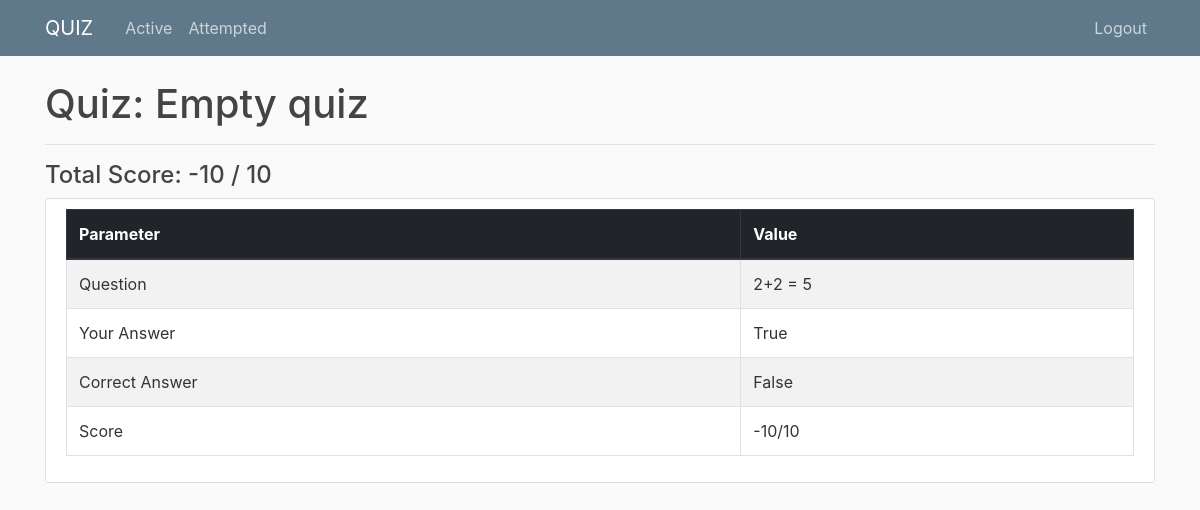
The page /attempt/26/result/ (signed in) on the database as committed earlier.
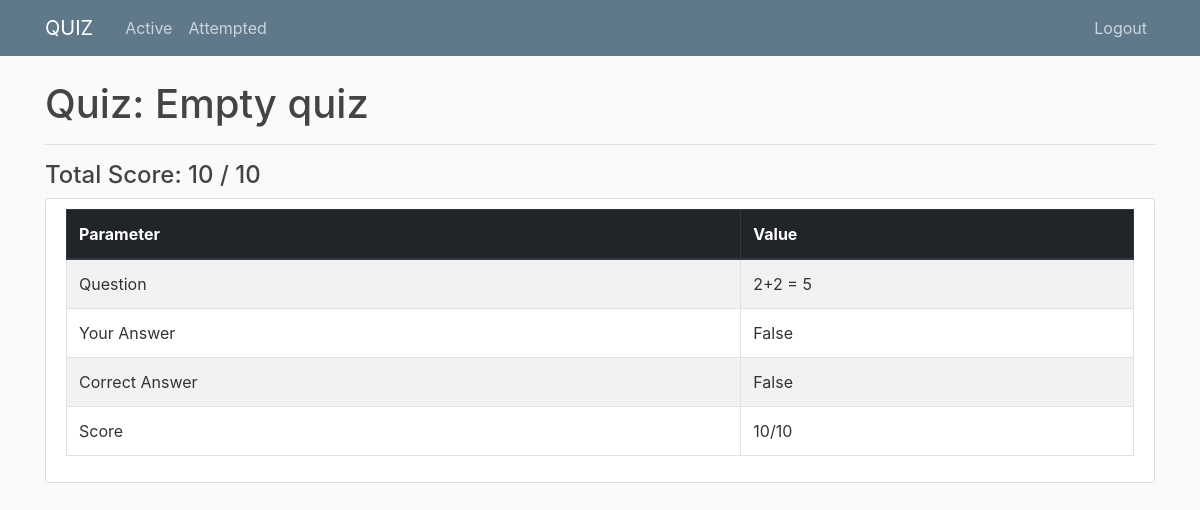
The same page on the database as committed later.
### quiz/models.py (models this page shows, shortened)
class Questionaire(models.Model):
    title = models.CharField(max_length=100)
    description = models.CharField(max_length=500, blank=True)
    author = models.ForeignKey(User, on_delete=models.CASCADE)
    private = models.BooleanField(default=False)
    PIN = models.PositiveIntegerField(default=0)

class Response(models.Model):
    question = models.ForeignKey(Question, on_delete=models.CASCADE)
    user = models.ForeignKey(User, on_delete=models.CASCADE)
    def get_score(self):
        if self.question.check_answer(self.TypedResponse.answer):
            return self.question.reward
        else:
            return -self.question.penalty
    def description_dict(self):
        d = {}
        d['Question'] = self.question.question
        d['Your Answer'] = self.TypedResponse.answer
        d['Correct Answer'] = self.question.TypedQuestion.answer
        d['Score'] = f'{self.get_score()}/{self.question.reward}'
        return d
    @property
    def TypedResponse(self):
        try:
            return self.multiplechoiceresponse
        except MultipleChoiceResponse.DoesNotExist:
            pass
        try:
            return self.tfresponse
        except TFResponse.DoesNotExist:
            pass
        try:
            return self.numresponse
        except NumResponse.DoesNotExist:
            pass

class TFResponse(Response):
    answer = models.BooleanField()

class Question(models.Model):
    questionaire = models.ForeignKey(Questionaire, on_delete=models.CASCADE)
    question = models.CharField(max_length=500)
    reward = models.PositiveIntegerField(default=0)
    penalty = models.PositiveIntegerField(default=0)
    def check_answer(self, answer):
        return self.TypedQuestion.answer == answer
    @property
    def TypedQuestion(self):
        try:
            return self.multiplechoicequestion
        except MultipleChoiceQuestion.DoesNotExist:
            pass
        try:
            return self.tfquestion
        except TFQuestion.DoesNotExist:
            pass
        try:
            return self.numquestion
        except NumQuestion.DoesNotExist:
            pass

### quiz/views.py (the view)
# urls.py: path('attempt/<int:pk>/result/', views.quiz_result, name='quiz-result'),
@login_required
def quiz_result(request, pk):
    if request.user.quizuser.user_type != 'QT':
        raise PermissionDenied
    if pk not in [q.pk for q in get_answered_quizzes(request.user)]:
        raise PermissionDenied
    quiz = Questionaire.objects.get(pk=pk)
    responses = Response.objects.filter(
        question__questionaire=quiz, user=request.user)
    responses = [r.TypedResponse for r in responses]
    context = {
        'responses': responses,
        'quiz': quiz,
        'score': sum([r.get_score() for r in responses]),
        'total': sum([r.question.reward for r in responses])
    }
    return render(request, 'quiz/quiz_result.html', context)

### quiz/views.py (called while the page is built)
def get_answered_quizzes(user):
    answered_questions = user.response_set.all()
    answered_quizzes_id = set(
        [q.question.questionaire.pk for q in answered_questions])
    return [Questionaire.objects.get(pk=q) for q in answered_quizzes_id]

### quiz/templates/quiz/quiz_result.html (shortened to what this page needs)
{% extends "quiz/base.html" %}
{% block content %}
<h1>Quiz: {{ quiz.title }}</h1>
<hr>
<h4>Total Score: {{score}} / {{total}}</h4>
{% for response in responses %}
<article class="media content-section">
    <div class="media-body">
        <div class="table-responsive">
            <table class="table table-hover table-bordered table-striped">
                <thead class="thead-dark">
                    <tr>
                        <th scope="col">Parameter</th>
                        <th scope="col">Value</th>
                    </tr>
                </thead>
                <tbody>
                    {% for p,v in response.description_dict.items %}
                    <tr>
                        <td>{{ p }}</td>
                        <td>{{ v }}</td>
                    </tr>
                    {% endfor %}
                </tbody>
            </table>
        </div>
    </div>
</article>
{% endfor %}
{% endblock content %}

### quiz/templates/quiz/base.html (shortened to what this page needs)
{% load static %}
{% load socialaccount %}
<!DOCTYPE html>
<html>
<head>
  <link rel="stylesheet" href="https://maxcdn.bootstrapcdn.com/bootstrap/4.0.0/css/bootstrap.min.css"
>
  <link rel="stylesheet" type="text/css" href="{% static 'quiz/main.css' %}">
</head>
<body>
  <header class="site-header">
    <nav class="navbar navbar-expand-md navbar-dark bg-steel fixed-top">
      <div class="container">
        <a class="navbar-brand mr-4" href="{% url 'home' %}">QUIZ</a>
        <div class="collapse navbar-collapse" id="navbarToggle">
          <div class="navbar-nav mr-auto">
            {% if user.is_authenticated %}
            {% if user.quizuser.user_type == "QT" %}
            <a class="nav-item nav-link" href="{% url 'active-quizzes' %}">Active</a>
            <a class="nav-item nav-link" href="{% url 'attempted-quizzes' %}">Attempted </a>
            {% else %}
            <a class="nav-item nav-link" href="{% url 'new' %}">New Quiz</a>
            <a class="nav-item nav-link" href="{% url 'quiz' %}">Update Quiz </a>
            {% endif %}
            {% endif %}
          </div>
          <div class="navbar-nav">
            {% if user.is_authenticated %}
            <a class="nav-item nav-link" href="{% url 'logout' %}">Logout</a>
            {% else %}
            <a class="nav-item nav-link" href="{% provider_login_url 'google' %}">Google Login</a>
            <a class="nav-item nav-link" href="{% url 'login' %}">Login</a>
            <a class="nav-item nav-link" href="{% url 'register' %}">Register</a>
            {% endif %}
          </div>
        </div>
      </div>
    </nav>
  </header>
  <main role="main" class="container">
    <div class="row">
      <div class="col">
        {% block content %}{% endblock %}
      </div>
    </div>
  </main>
</body>
</html>

### quiz/static/quiz/main.css (style rules this page uses)
body { background: #fafafa; color: #333333; margin-top: 5rem; }
h1, h2, h3, h4, h5, h6 { color: #444444; }
.bg-steel { background-color: #5f788a; }
.site-header .navbar-nav .nav-link { color: #cbd5db; }
.content-section { background: #ffffff; padding: 10px 20px; border: 1px solid #dddddd; border-radius: 3px; margin-bottom: 20px; }

Rows that differ between the two databases and show on the page:
removed TFResponse: description_dict "Question" "Your Answer" "Correct Answer" "Score", description_dict "2+2 = 5" "True" "False" "-10/10"
added TFResponse: description_dict "Question" "Your Answer" "Correct Answer" "Score", description_dict "2+2 = 5" "False" "False" "10/10"
Other text that changed with them:
{{ score }}: "-10" → "10"
